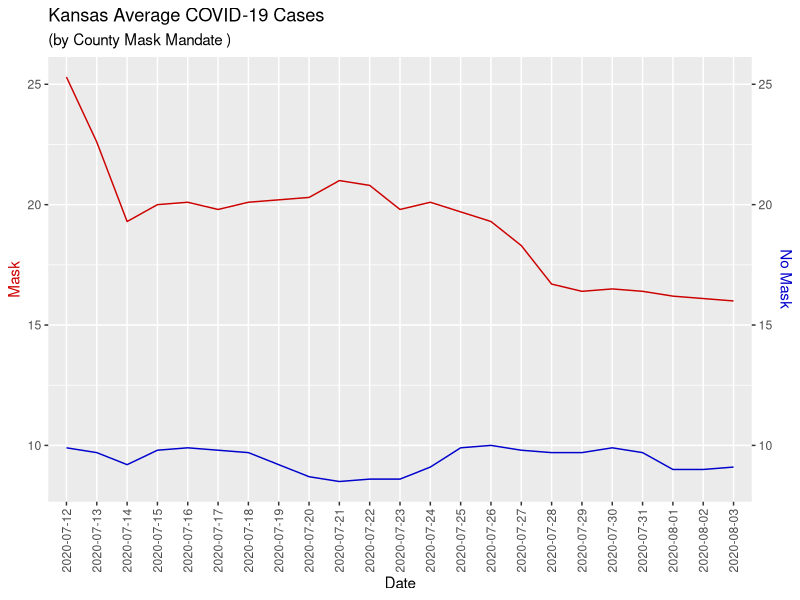

The R source for this figure:
## ---- chunk 1
library(tidyverse)
## ---- chunk 2
covid.data <- tribble(
  ~Date, ~Mask, ~No_Mask,
  "2020-07-12", 25.3, 9.9,
  "2020-07-13", 22.6, 9.7,
  "2020-07-14", 19.3, 9.2,
  "2020-07-15", 20, 9.8,
  "2020-07-16", 20.1, 9.9,
  "2020-07-17", 19.8, 9.8,
  "2020-07-18", 20.1, 9.7,
  "2020-07-19", 20.2, 9.2,
  "2020-07-20", 20.3, 8.7,
  "2020-07-21", 21, 8.5,  
  "2020-07-22", 20.8, 8.6,
  "2020-07-23", 19.8, 8.6,
  "2020-07-24", 20.1, 9.1,
  "2020-07-25", 19.7, 9.9,
  "2020-07-26", 19.3, 10,
  "2020-07-27", 18.3, 9.8,
  "2020-07-28", 16.7, 9.7,
  "2020-07-29", 16.4, 9.7,
  "2020-07-30", 16.5, 9.9,
  "2020-07-31", 16.4, 9.7,
  "2020-08-01", 16.2, 9,
  "2020-08-02", 16.1, 9,
  "2020-08-03", 16, 9.1
)
covid.data 
## ---- chunk 3
#Min, Max
range(covid.data$Mask)

range(covid.data$No_Mask)
## ---- chunk 4
MaskColor = "red3"
NoMaskColor = "blue3"

ggplot(covid.data, aes(x = Date, group = 1)) +
  geom_line(aes(y = Mask), color = MaskColor) +
  geom_line(aes(y = No_Mask), color = NoMaskColor) +
  scale_y_continuous(
    name = "Mask",
    sec.axis = sec_axis(~., name = "No Mask", ) 
  ) +
  theme(
    axis.text.x = element_text(angle = 90, hjust = 1, vjust = 0.5), axis.title.y = element_text(color = MaskColor), axis.title.y.right = element_text(color = NoMaskColor)
  ) +
  ggtitle("Kansas Average COVID-19 Cases", "(by County Mask Mandate )")
